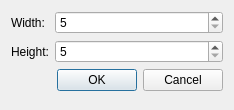
<?xml version="1.0" encoding="UTF-8"?>
<ui version="4.0">
 <class>ResizeFieldDialog</class>
 <widget class="QDialog" name="ResizeFieldDialog">
  <property name="geometry">
   <rect>
    <x>0</x>
    <y>0</y>
    <width>234</width>
    <height>110</height>
   </rect>
  </property>
  <property name="minimumSize">
   <size>
    <width>234</width>
    <height>110</height>
   </size>
  </property>
  <property name="maximumSize">
   <size>
    <width>234</width>
    <height>110</height>
   </size>
  </property>
  <property name="windowTitle">
   <string>Dialog</string>
  </property>
  <layout class="QFormLayout" name="formLayout">
   <item row="1" column="0">
    <widget class="QLabel" name="labelWidth">
     <property name="text">
      <string>Width:</string>
     </property>
    </widget>
   </item>
   <item row="2" column="0">
    <widget class="QLabel" name="labelHeight">
     <property name="text">
      <string>Height:</string>
     </property>
    </widget>
   </item>
   <item row="4" column="1">
    <widget class="QDialogButtonBox" name="buttonBox">
     <property name="orientation">
      <enum>Qt::Horizontal</enum>
     </property>
     <property name="standardButtons">
      <set>QDialogButtonBox::Cancel|QDialogButtonBox::Ok</set>
     </property>
     <property name="centerButtons">
      <bool>false</bool>
     </property>
    </widget>
   </item>
   <item row="2" column="1">
    <widget class="QSpinBox" name="spinBoxHeight">
     <property name="minimum">
      <number>5</number>
     </property>
     <property name="maximum">
      <number>500</number>
     </property>
    </widget>
   </item>
   <item row="1" column="1">
    <widget class="QSpinBox" name="spinBoxWidth">
     <property name="minimum">
      <number>5</number>
     </property>
     <property name="maximum">
      <number>500</number>
     </property>
    </widget>
   </item>
  </layout>
  <zorder>labelWidth</zorder>
  <zorder>labelHeight</zorder>
  <zorder>buttonBox</zorder>
  <zorder>spinBoxWidth</zorder>
  <zorder>spinBoxHeight</zorder>
 </widget>
 <resources/>
 <connections>
  <connection>
   <sender>buttonBox</sender>
   <signal>accepted()</signal>
   <receiver>ResizeFieldDialog</receiver>
   <slot>accept()</slot>
   <hints>
    <hint type="sourcelabel">
     <x>248</x>
     <y>254</y>
    </hint>
    <hint type="destinationlabel">
     <x>157</x>
     <y>274</y>
    </hint>
   </hints>
  </connection>
  <connection>
   <sender>buttonBox</sender>
   <signal>rejected()</signal>
   <receiver>ResizeFieldDialog</receiver>
   <slot>reject()</slot>
   <hints>
    <hint type="sourcelabel">
     <x>316</x>
     <y>260</y>
    </hint>
    <hint type="destinationlabel">
     <x>286</x>
     <y>274</y>
    </hint>
   </hints>
  </connection>
 </connections>
</ui>
